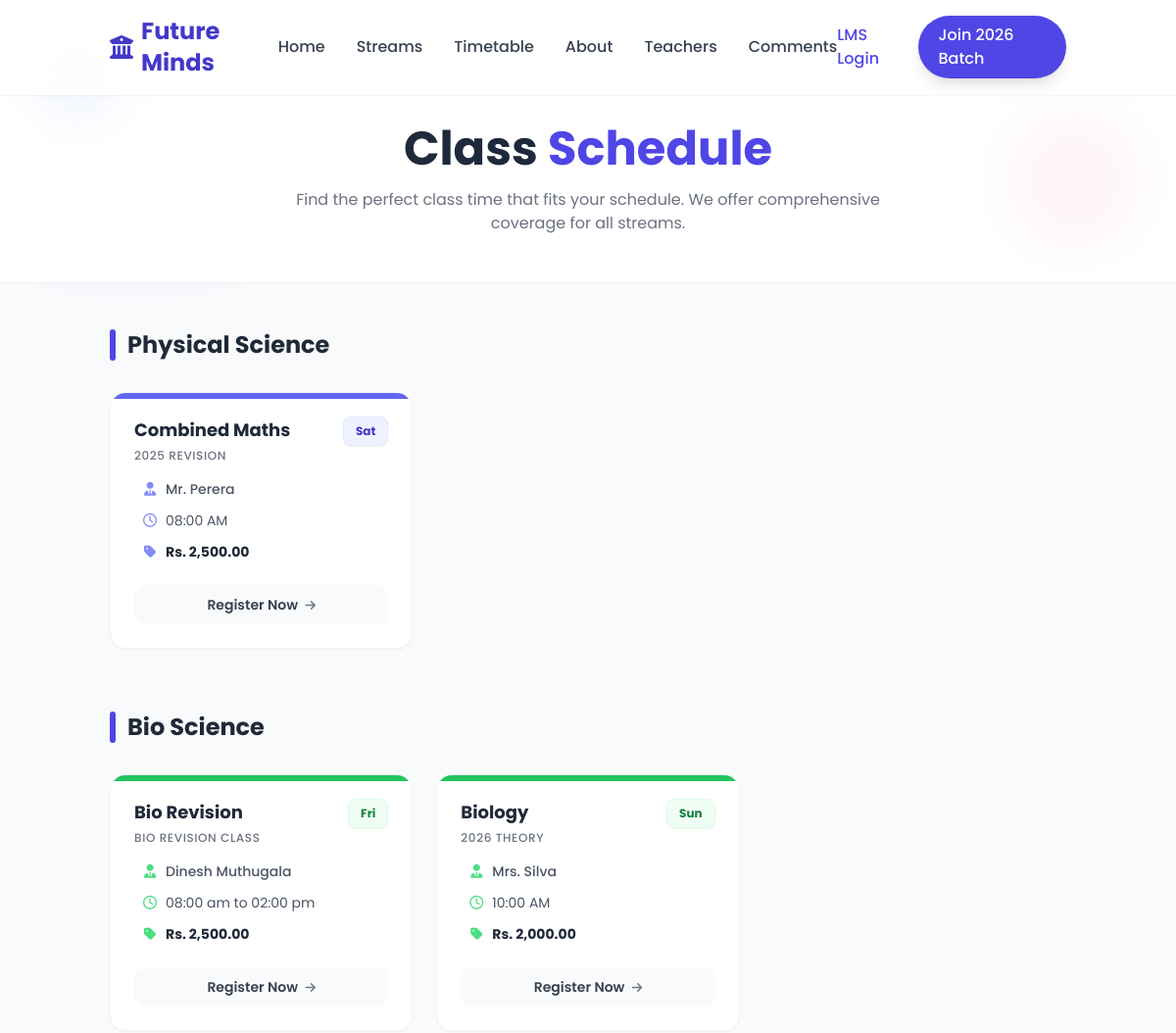
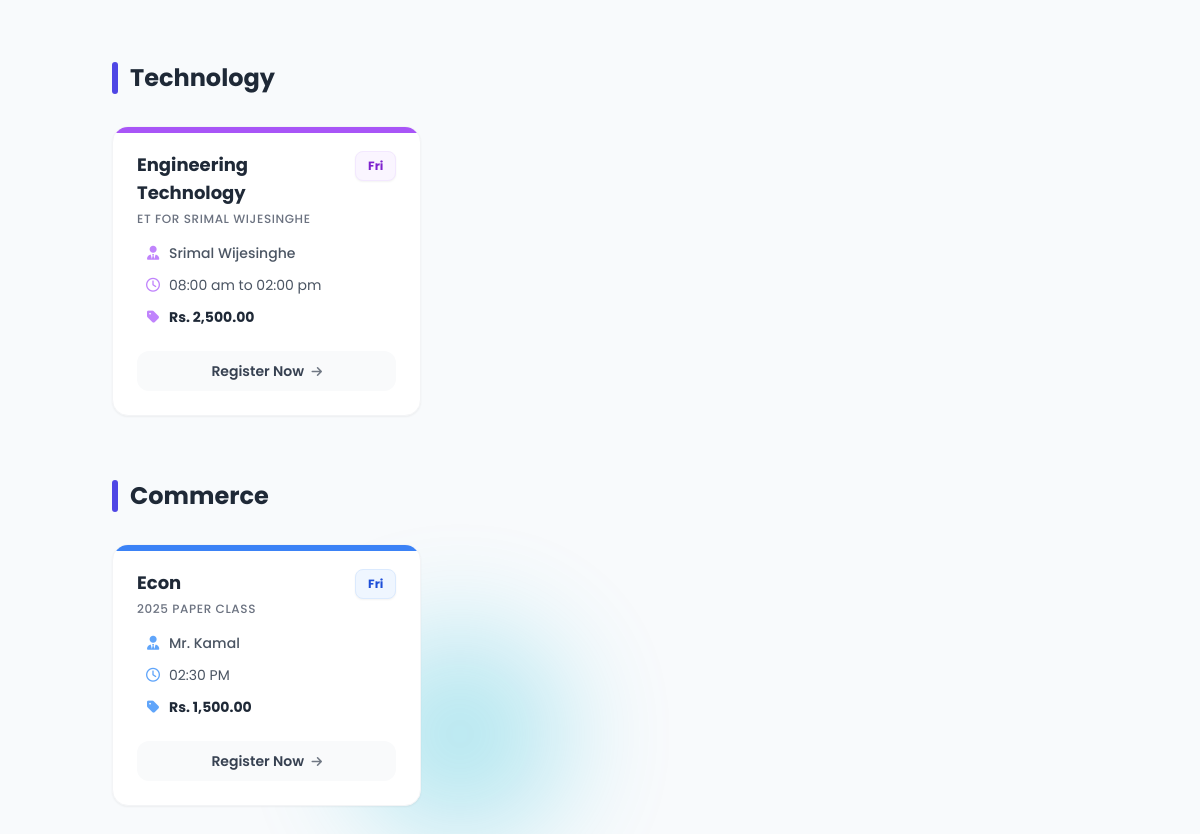
Screenshot of /pages/timetable.php with the database file from the repository (2 pictures, top to bottom).
### tables this page shows
CREATE TABLE `classes` (
  `class_id` int(11) NOT NULL,
  `class_name` varchar(100) NOT NULL,
  `stream` varchar(50) NOT NULL,
  `subject` varchar(50) NOT NULL,
  `teacher_name` varchar(100) DEFAULT NULL,
  `fee` decimal(10,2) NOT NULL,
  `day` varchar(20) DEFAULT NULL,
  `time` varchar(20) DEFAULT NULL,
  `status` tinyint(4) DEFAULT 1
);

### pages/timetable.php (the view, shortened to what this page needs)
<?php
include('../includes/connection.php');
include('../includes/header.php');
?>
<div class="min-h-screen bg-slate-50 pb-20">
    <div class="relative pt-32 pb-12 px-6 bg-white shadow-sm mb-12">
        <div class="container mx-auto text-center">
            <h1 class="text-4xl md:text-5xl font-bold text-slate-800 mb-4 animate-fade-up">
                Class <span class="text-indigo-600">Schedule</span>
            </h1>
            <p class="max-w-2xl mx-auto text-gray-500 animate-fade-up">
                Find the perfect class time that fits your schedule. We offer comprehensive coverage for all streams.
            </p>
        </div>
        <div class="absolute top-10 left-10 w-20 h-20 bg-indigo-100 rounded-full blur-xl opacity-50"></div>
        <div class="absolute bottom-10 right-10 w-32 h-32 bg-pink-100 rounded-full blur-xl opacity-50"></div>
    </div>
    <div class="container mx-auto px-6">
        <?php
        $streams = ['Physical Science', 'Bio Science', 'Technology', 'Commerce', 'Arts'];
        foreach($streams as $stream) {
            $sql = "SELECT * FROM classes
                    WHERE stream = '$stream' AND status = 1
                    ORDER BY FIELD(day, 'Monday', 'Tuesday', 'Wednesday', 'Thursday', 'Friday', 'Saturday', 'Sunday'), time ASC";
            $result = $conn->query($sql);
            if($result->num_rows > 0) {
        ?>
            <div class="mb-16 animate-fade-up">
                <div class="flex items-center gap-3 mb-8">
                    <div class="h-8 w-1.5 bg-indigo-600 rounded-full"></div>
                    <h2 class="text-2xl font-bold text-gray-800"><?php echo $stream; ?></h2>
                </div>
                <div class="grid grid-cols-1 md:grid-cols-2 lg:grid-cols-3 xl:grid-cols-4 gap-6">
                    <?php while($row = $result->fetch_assoc()) {
                        $card_color = 'indigo';
                        if($stream == 'Bio Science') $card_color = 'green';
                        if($stream == 'Commerce') $card_color = 'blue';
                        if($stream == 'Technology') $card_color = 'purple';
                    ?>
                        <div class="group bg-white rounded-2xl p-6 shadow-sm border border-gray-100 hover:shadow-lg hover:-translate-y-1 transition-all duration-300 relative overflow-hidden">
                            <div class="absolute top-0 left-0 w-full h-1.5 bg-<?php echo $card_color; ?>-500"></div>
                            <div class="flex justify-between items-start mb-4">
                                <div>
                                    <h3 class="font-bold text-lg text-gray-800 group-hover:text-<?php echo $card_color; ?>-600 transition-colors">
                                        <?php echo htmlspecialchars($row['subject']); ?>
                                    </h3>
                                    <p class="text-xs text-gray-500 font-medium uppercase tracking-wider mt-1">
                                        <?php echo htmlspecialchars($row['class_name']); ?>
                                    </p>
                                </div>
                                <div class="bg-<?php echo $card_color; ?>-50 text-<?php echo $card_color; ?>-700 font-bold text-xs px-3 py-1.5 rounded-lg shadow-sm border border-<?php echo $card_color; ?>-100">
                                    <?php echo substr($row['day'], 0, 3); ?>
                                </div>
                            </div>
                            <div class="space-y-3 mb-6">
                                <div class="flex items-center text-sm text-gray-600">
                                    <div class="w-8 flex justify-center"><i class="fas fa-user-tie text-<?php echo $card_color; ?>-400"></i></div>
                                    <span class="font-medium"><?php echo htmlspecialchars($row['teacher_name']); ?></span>
                                </div>
                                <div class="flex items-center text-sm text-gray-600">
                                    <div class="w-8 flex justify-center"><i class="far fa-clock text-<?php echo $card_color; ?>-400"></i></div>
                                    <span><?php echo htmlspecialchars($row['time']); ?></span>
                                </div>
                                <div class="flex items-center text-sm text-gray-600">
                                    <div class="w-8 flex justify-center"><i class="fas fa-tag text-<?php echo $card_color; ?>-400"></i></div>
                                    <span class="font-bold text-gray-800">Rs. <?php echo number_format($row['fee'], 2); ?></span>
                                </div>
                            </div>
                            <a href="../log/registration.php" class="block w-full py-2.5 rounded-xl bg-gray-50 text-gray-700 font-semibold text-center text-sm hover:bg-<?php echo $card_color; ?>-600 hover:text-white transition-all duration-300">
                                Register Now <i class="fas fa-arrow-right ml-1 text-xs opacity-70"></i>
                            </a>
                        </div>
                    <?php } ?>
                </div>
            </div>
        <?php
            }
        }
        ?>
    </div>
</div>
<?php include('../includes/footer.php'); ?>

### css/header.css (style rules this page uses)
body { font-family: 'Poppins', sans-serif; overflow-x: hidden; }

### pages/timetable.php (style rules this page uses)
.animate-fade-up { animation: fadeUp 0.8s ease-out forwards; }

### rows the page displays
classes: subject "Combined Maths", class_name "2025 REVISION", day "Sat", teacher_name "Mr. Perera", time "08:00 AM", fee "2,500.00"
classes: subject "Bio Revision", class_name "BIO REVISION CLASS", day "Fri", teacher_name "Dinesh Muthugala", time "08:00 am to 02:00 pm", fee "2,500.00"
classes: subject "Biology", class_name "2026 THEORY", day "Sun", teacher_name "Mrs. Silva", time "10:00 AM", fee "2,000.00"
classes: subject "Engineering Technology", class_name "ET FOR SRIMAL WIJESINGHE", day "Fri", teacher_name "Srimal Wijesinghe", time "08:00 am to 02:00 pm", fee "2,500.00"
classes: subject "Econ", class_name "2025 PAPER CLASS", day "Fri", teacher_name "Mr. Kamal", time "02:30 PM", fee "1,500.00"

### other values shown
$stream "Physical Science"
$stream "Bio Science"
$stream "Technology"
$stream "Commerce"
